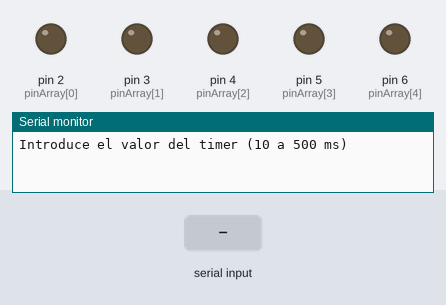
Bench run of a sketch on a simulated Arduino Uno, built with avr-gcc and run on an emulated ATmega328P. Shown: output pins drawn as LEDs (lit = HIGH), the last lines printed to the serial monitor. Dashed ring = blinking. Inputs (shaded band) come from the test bench.

Above: at 1.2 s.
1.3 s: "30,150\n" received over Serial
At 1.58 s:
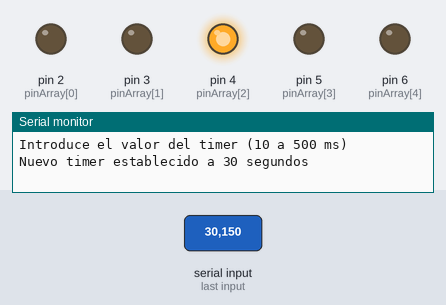
4.3 s: "5\n" received over Serial
7.3 s: "90,45\n" received over Serial
At 7.59 s:
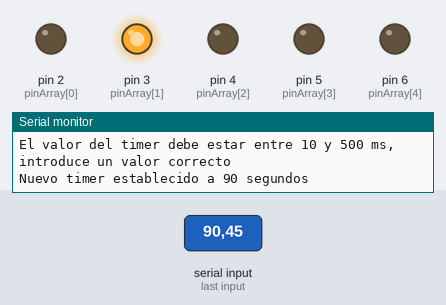
10.3 s: "200\n" received over Serial
At 10.95 s:
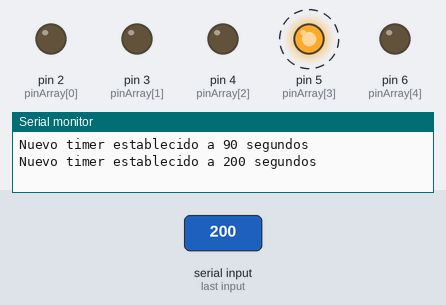
13.3 s: "90\n" received over Serial
Timing chart, 0 to 17.3 s (numbered marks = the images above; inputs shaded):
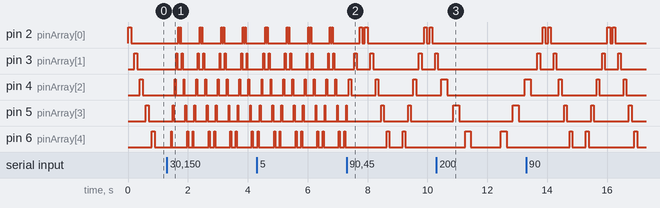

Measured:
- after the input at 10.3 s, pin 2 (pinArray[0]): stops changing and stays LOW; pin 3 (pinArray[1]): goes on until 10.3 s, then stays LOW

The sketch:

Ejercicio14-CocheFantasticoSerial.ino
```cpp
/* Knight Rider 4
   --------------

   Based on Knight Rider 2 but change timer received by serial port
   @modified by: aprendiendoarduino

*/
#define DEBUG 0

int pinArray[] = {2, 3, 4, 5, 6};
int count = 0;
int timer = 100;

void setup() {

  Serial.begin(9600);
  Serial.println("Introduce el valor del timer (10 a 500 ms)");

  for (count = 0; count < 6; count++) {
    pinMode(pinArray[count], OUTPUT);
  }
}

void loop() {
  for (count = 0; count < 6; count++) {
    if (Serial.available()) timer = lee_timer();
#if DEBUG
    Serial.println("Valor de timer = " + String(timer));
#endif
    digitalWrite(pinArray[count], HIGH);
#if DEBUG
    Serial.println("Led " + String(count) + " ENCENDIDO");
#endif
    delay(timer);
    digitalWrite(pinArray[count], LOW);
#if DEBUG
    Serial.println("Led " + String(count) + " APAGADO");
#endif
    delay(timer);
  }
  for (count = 5; count >= 0; count--) {
    if (Serial.available()) timer = lee_timer();
#if DEBUG
    Serial.println("Valor de timer = " + String(timer));
#endif
    digitalWrite(pinArray[count], HIGH);
#if DEBUG
    Serial.println("Led " + String(count) + " ENCENDIDO");
#endif
    delay(timer);
    digitalWrite(pinArray[count], LOW);
#if DEBUG
    Serial.println("Led " + String(count) + " APAGADO");
#endif
    delay(timer);
  }
}

int lee_timer() {
  String cadena_Leida = "";
  do {
    char caracter_leido = Serial.read();
    cadena_Leida += caracter_leido;
    delay(5);
  }  while (Serial.available() > 0);

  int nuevo_timer = cadena_Leida.toInt();

  if (nuevo_timer >= 10 && nuevo_timer <= 500) {
    Serial.println("Nuevo timer establecido a " + (String)nuevo_timer + " segundos");
    return nuevo_timer;
  }
  else {
    Serial.println("El valor del timer debe estar entre 10 y 500 ms, introduce un valor correcto");
    return timer;
  }
  Serial.println("Introduce un nuevo valor del timer (10 a 500 ms)");
}
```
